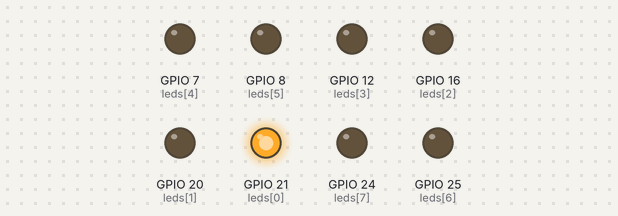
Recording of a program running on a simulated Raspberry Pi (BCM pin numbers). On the bench: output pins drawn as LEDs (lit = HIGH). At 4.8 s the program stops and its outputs stay as they are.

Above: at 0.1 s.
At 0.7 s:
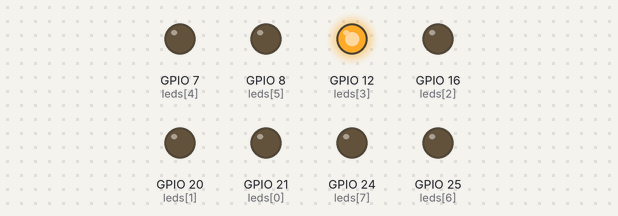
At 1.1 s:
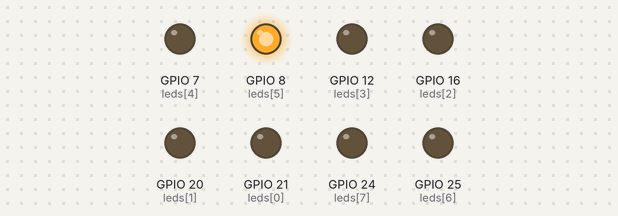
At 1.5 s:
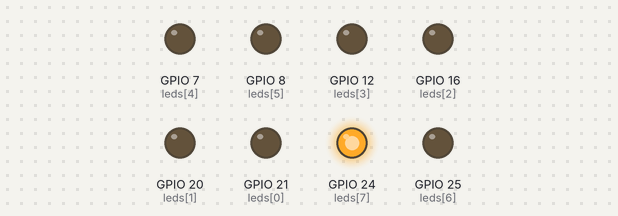
At 2.5 s:
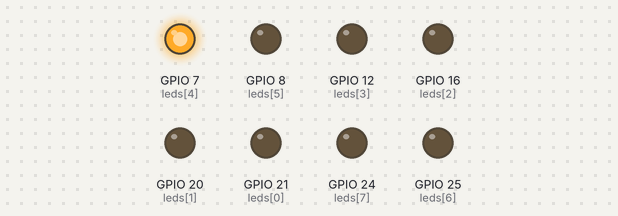
At 3.5 s:
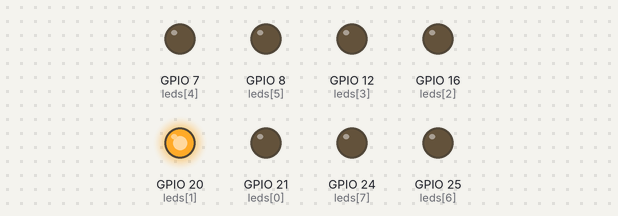
Timing chart, 0 to 3.8 s (numbered marks = the images above):
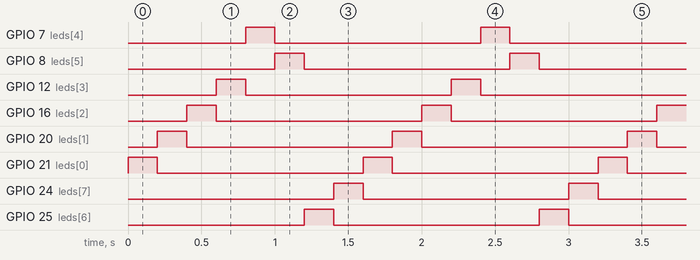

The program:

2-1-running-lights.py
```python
import RPi.GPIO as GPIO
import time


GPIO.setmode(GPIO.BCM)

leds = [21, 20, 16, 12, 7, 8, 25, 24]

GPIO.setup(leds, GPIO.OUT)

for i in range(3):
    for pin in leds:
        GPIO.output(pin, 1)
        time.sleep(0.2)
        GPIO.output(pin, 0)

GPIO.cleanup()
```

Measured:
- by itself, GPIO 7 (leds[4]), GPIO 8 (leds[5]), GPIO 12 (leds[3]), GPIO 24 (leds[7]), GPIO 25 (leds[6]): alternates HIGH for 0.20 s and LOW for 1.4 s
- by itself, GPIO 16 (leds[2]), GPIO 20 (leds[1]), GPIO 21 (leds[0]): alternates HIGH for 0.20 s and LOW for 1.4 s, 6 changes in all, then stays LOW
